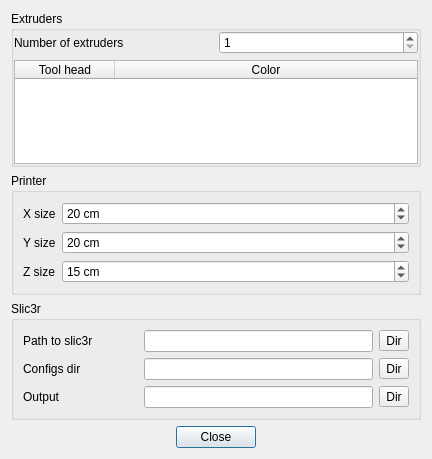
<?xml version="1.0" encoding="UTF-8"?>
<ui version="4.0">
 <class>OptionDialog</class>
 <widget class="QDialog" name="OptionDialog">
  <property name="geometry">
   <rect>
    <x>0</x>
    <y>0</y>
    <width>432</width>
    <height>459</height>
   </rect>
  </property>
  <property name="windowTitle">
   <string>Dialog</string>
  </property>
  <layout class="QVBoxLayout" name="verticalLayout">
   <item>
    <widget class="QGroupBox" name="groupBox_3">
     <property name="title">
      <string>Extruders</string>
     </property>
     <layout class="QGridLayout" name="gridLayout_2">
      <property name="margin">
       <number>0</number>
      </property>
      <item row="1" column="0" rowspan="2" colspan="2">
       <widget class="QTableWidget" name="tableWidget">
        <attribute name="horizontalHeaderMinimumSectionSize">
         <number>20</number>
        </attribute>
        <attribute name="horizontalHeaderStretchLastSection">
         <bool>true</bool>
        </attribute>
        <attribute name="verticalHeaderDefaultSectionSize">
         <number>18</number>
        </attribute>
        <attribute name="verticalHeaderMinimumSectionSize">
         <number>18</number>
        </attribute>
        <attribute name="verticalHeaderStretchLastSection">
         <bool>false</bool>
        </attribute>
        <column>
         <property name="text">
          <string>Tool head</string>
         </property>
         <property name="icon">
          <iconset resource="resource.qrc">
           <normaloff>:/imgs/icons/repair.png</normaloff>:/imgs/icons/repair.png</iconset>
         </property>
        </column>
        <column>
         <property name="text">
          <string>Color</string>
         </property>
         <property name="icon">
          <iconset resource="resource.qrc">
           <normaloff>:/imgs/icons/fill.png</normaloff>:/imgs/icons/fill.png</iconset>
         </property>
        </column>
       </widget>
      </item>
      <item row="0" column="0">
       <widget class="QLabel" name="label_7">
        <property name="text">
         <string>Number of extruders</string>
        </property>
       </widget>
      </item>
      <item row="0" column="1">
       <widget class="QSpinBox" name="extruderNum">
        <property name="minimum">
         <number>1</number>
        </property>
       </widget>
      </item>
     </layout>
    </widget>
   </item>
   <item>
    <widget class="QGroupBox" name="groupBox">
     <property name="title">
      <string>Printer</string>
     </property>
     <layout class="QFormLayout" name="formLayout">
      <property name="fieldGrowthPolicy">
       <enum>QFormLayout::AllNonFixedFieldsGrow</enum>
      </property>
      <item row="0" column="0">
       <widget class="QLabel" name="label">
        <property name="text">
         <string>X size</string>
        </property>
       </widget>
      </item>
      <item row="0" column="1">
       <widget class="QSpinBox" name="sizeX">
        <property name="suffix">
         <string> cm</string>
        </property>
        <property name="value">
         <number>20</number>
        </property>
       </widget>
      </item>
      <item row="1" column="0">
       <widget class="QLabel" name="label_2">
        <property name="text">
         <string>Y size</string>
        </property>
       </widget>
      </item>
      <item row="1" column="1">
       <widget class="QSpinBox" name="sizeY">
        <property name="suffix">
         <string> cm</string>
        </property>
        <property name="value">
         <number>20</number>
        </property>
       </widget>
      </item>
      <item row="2" column="0">
       <widget class="QLabel" name="label_3">
        <property name="text">
         <string>Z size</string>
        </property>
       </widget>
      </item>
      <item row="2" column="1">
       <widget class="QSpinBox" name="sizeZ">
        <property name="suffix">
         <string> cm</string>
        </property>
        <property name="value">
         <number>15</number>
        </property>
       </widget>
      </item>
     </layout>
    </widget>
   </item>
   <item>
    <widget class="QGroupBox" name="groupBox_2">
     <property name="title">
      <string>Slic3r</string>
     </property>
     <layout class="QGridLayout" name="gridLayout">
      <item row="0" column="0">
       <widget class="QLabel" name="label_4">
        <property name="styleSheet">
         <string notr="true"/>
        </property>
        <property name="text">
         <string>Path to slic3r</string>
        </property>
       </widget>
      </item>
      <item row="0" column="1" colspan="2">
       <widget class="QLineEdit" name="slicerDir"/>
      </item>
      <item row="1" column="0">
       <widget class="QLabel" name="label_5">
        <property name="text">
         <string>Configs dir</string>
        </property>
       </widget>
      </item>
      <item row="1" column="1" colspan="2">
       <widget class="QLineEdit" name="configDir"/>
      </item>
      <item row="2" column="0">
       <widget class="QLabel" name="label_6">
        <property name="text">
         <string>Output</string>
        </property>
       </widget>
      </item>
      <item row="2" column="1" colspan="2">
       <widget class="QLineEdit" name="outputDir"/>
      </item>
      <item row="0" column="3">
       <widget class="QToolButton" name="slicerDirBtn">
        <property name="text">
         <string>Dir</string>
        </property>
        <property name="icon">
         <iconset resource="resource.qrc">
          <normaloff>:/imgs/icons/open.png</normaloff>:/imgs/icons/open.png</iconset>
        </property>
       </widget>
      </item>
      <item row="1" column="3">
       <widget class="QToolButton" name="configDirBtn">
        <property name="text">
         <string>Dir</string>
        </property>
        <property name="icon">
         <iconset resource="resource.qrc">
          <normaloff>:/imgs/icons/open.png</normaloff>:/imgs/icons/open.png</iconset>
        </property>
       </widget>
      </item>
      <item row="2" column="3">
       <widget class="QToolButton" name="outputDirBtn">
        <property name="text">
         <string>Dir</string>
        </property>
        <property name="icon">
         <iconset resource="resource.qrc">
          <normaloff>:/imgs/icons/open.png</normaloff>:/imgs/icons/open.png</iconset>
        </property>
       </widget>
      </item>
     </layout>
    </widget>
   </item>
   <item>
    <widget class="QWidget" name="widget" native="true">
     <property name="maximumSize">
      <size>
       <width>16777215</width>
       <height>25</height>
      </size>
     </property>
     <layout class="QHBoxLayout" name="horizontalLayout">
      <property name="margin">
       <number>0</number>
      </property>
      <item>
       <spacer name="horizontalSpacer">
        <property name="orientation">
         <enum>Qt::Horizontal</enum>
        </property>
        <property name="sizeHint" stdset="0">
         <size>
          <width>40</width>
          <height>20</height>
         </size>
        </property>
       </spacer>
      </item>
      <item>
       <widget class="QPushButton" name="closeBtn">
        <property name="text">
         <string>Close</string>
        </property>
       </widget>
      </item>
      <item>
       <spacer name="horizontalSpacer_2">
        <property name="orientation">
         <enum>Qt::Horizontal</enum>
        </property>
        <property name="sizeHint" stdset="0">
         <size>
          <width>40</width>
          <height>20</height>
         </size>
        </property>
       </spacer>
      </item>
     </layout>
    </widget>
   </item>
  </layout>
 </widget>
 <resources>
  <include location="resource.qrc"/>
 </resources>
 <connections/>
</ui>
